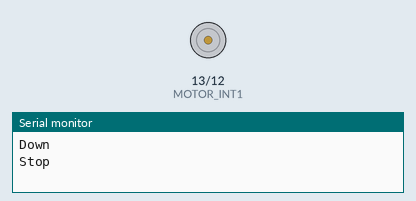
A sketch run on a simulated Arduino Uno, built with avr-gcc and run on an emulated ATmega328P. On the bench: motor-driver pin pairs drawn as motors (green arrow = first pin HIGH = forward, orange = second pin HIGH = backward, longer = more drive), the last lines printed to the serial monitor.

Above: at 1.2 s.
At 3.5 s:
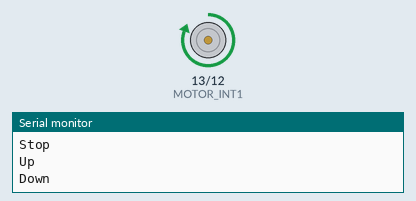
At 6.2 s:
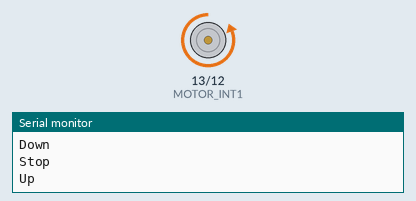
Timing chart, 0 to 7.8 s (numbered marks = the images above):
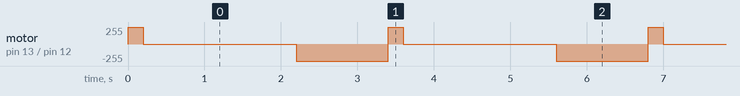

The sketch:

DCMotorTest.ino
```cpp
#define MOTOR_INT1 13
#define MOTOR_INT2 12
#define LIMIT_SWITCH_PIN2 3


void setup() {
  pinMode(MOTOR_INT1, OUTPUT);
  pinMode(MOTOR_INT2, OUTPUT);

  Serial.begin(9600);


}

void loop() {

  PenClick();
  delay(1000);

}

void PenClick(){

  driveMotorDown();
  Serial.println("Down");
  delay(200);

  motorStop();
  Serial.println("Stop");
  delay(2000);
  driveMotorUp();
  Serial.println("Up");
  delay(200);
}

void driveMotorDown(){
  digitalWrite(MOTOR_INT1, HIGH);
  digitalWrite(MOTOR_INT2, LOW);
}

void driveMotorUp(){
  digitalWrite(MOTOR_INT1, LOW);
  digitalWrite(MOTOR_INT2, HIGH);
}

void motorStop() {
  digitalWrite(MOTOR_INT1, LOW);
  digitalWrite(MOTOR_INT2, LOW);
}
```

Measured:
- by itself, motor on pin 13 (MOTOR_INT1) / pin 12 (MOTOR_INT2): repeats every 3.4 s: stopped 2.0 s, backward 255/255 1.2 s, forward 255/255 0.20 s
